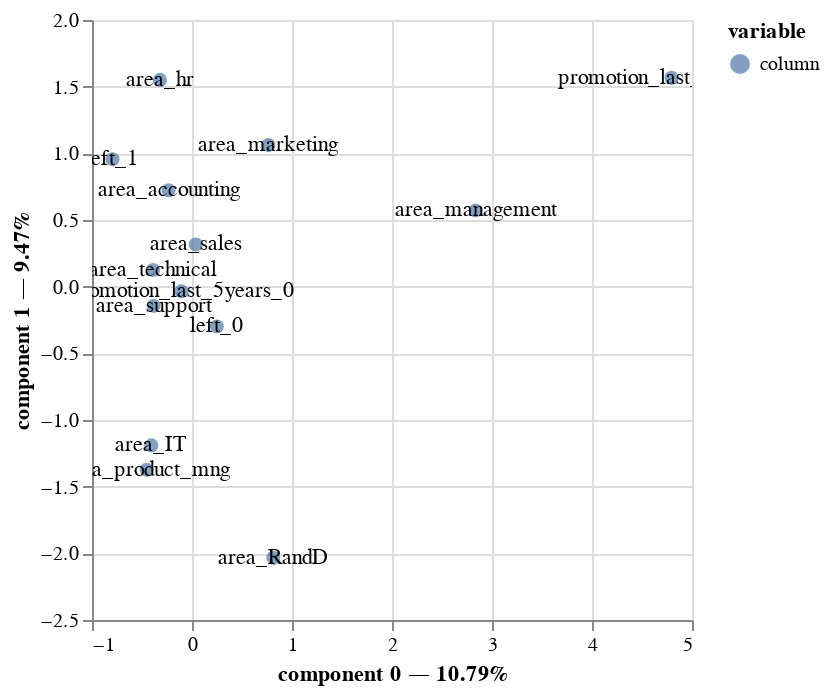

Notebook code for this chart:
### Code cell
# Creación de instancia del modelo
mca = prince.MCA(n_components = 2)
# Ajuste del modelo a los datos
mca = mca.fit(df[var_cat])
# Crea gráfico
ax = mca.plot(df[var_cat], show_column_labels=True, show_row_markers=False)
ax

### Figure 1 — Vega-Lite specification as saved in the notebook (floating-point values rounded to 4 significant figures)
{"config": {"view": {"continuousWidth": 300, "continuousHeight": 300}}, "layer": [{"mark": {"type": "circle", "size": 50}, "encoding": {"color": {"field": "variable", "type": "nominal"}, "tooltip": [{"field": "variable", "type": "nominal"}, {"field": "value", "type": "nominal"}, {"field": "component 0", "type": "quantitative"}, {"field": "component 1", "type": "quantitative"}], "x": {"axis": {"title": "component 0 — 10.79%"}, "field": "component 0", "scale": {"zero": false}, "type": "quantitative"}, "y": {"axis": {"title": "component 1 — 9.47%"}, "field": "component 1", "scale": {"zero": false}, "type": "quantitative"}}, "name": "view_8"}, {"mark": {"type": "text"}, "encoding": {"text": {"field": "label", "type": "nominal"}, "x": {"axis": {"title": "component 0 — 10.79%"}, "field": "component 0", "scale": {"zero": false}, "type": "quantitative"}, "y": {"axis": {"title": "component 1 — 9.47%"}, "field": "component 1", "scale": {"zero": false}, "type": "quantitative"}}}], "data": {"name": "data-3d2ba0e1f273f910dc6c4e9f1598a91c"}, "params": [{"name": "param_8", "select": {"type": "interval", "encodings": ["x", "y"]}, "bind": "scales", "views": ["view_8"]}], "$schema": "https://vega.github.io/schema/vega-lite/v5.16.3.json", "datasets": {"data-3d2ba0e1f273f910dc6c4e9f1598a91c": [{"component 0": 0.2486, "component 1": -0.2984, "variable": "column", "value": "left_0", "label": "left_0"}, {"component 0": -0.7955, "component 1": 0.9551, "variable": "column", "value": "left_1", "label": "left_1"}, {"component 0": -0.4063, "component 1": -1.19, "variable": "column", "value": "area_IT", "label": "area_IT"}, {"component 0": 0.8129, "component 1": -2.034, "variable": "column", "value": "area_RandD", "label": "area_RandD"}, {"component 0": -0.2348, "component 1": 0.7224, "variable": "column", "value": "area_accounting", "label": "area_accounting"}, {"component 0": -0.3207, "component 1": 1.551, "variable": "column", "value": "area_hr", "label": "area_hr"}, {"component 0": 2.837, "component 1": 0.5713, "variable": "column", "value": "area_management", "label": "area_management"}, {"component 0": 0.7645, "component 1": 1.062, "variable": "column", "value": "area_marketing", "label": "area_marketing"}, {"component 0": -0.4538, "component 1": -1.374, "variable": "column", "value": "area_product_mng", "label": "area_product_mng"}, {"component 0": 0.03743, "component 1": 0.3164, "variable": "column", "value": "area_sales", "label": "area_sales"}, {"component 0": -0.3832, "component 1": -0.1438, "variable": "column", "value": "area_support", "label": "area_support"}, {"component 0": -0.3892, "component 1": 0.125, "variable": "column", "value": "area_technical", "label": "area_technical"}, {"component 0": -0.1042, "component 1": -0.03403, "variable": "column", "value": "promotion_last_5years_0", "label": "promotion_last_5years_0"}, {"component 0": 4.795, "component 1": 1.566, "variable": "column", "value": "promotion_last_5years_1", "label": "promotion_last_5years_1"}]}}
